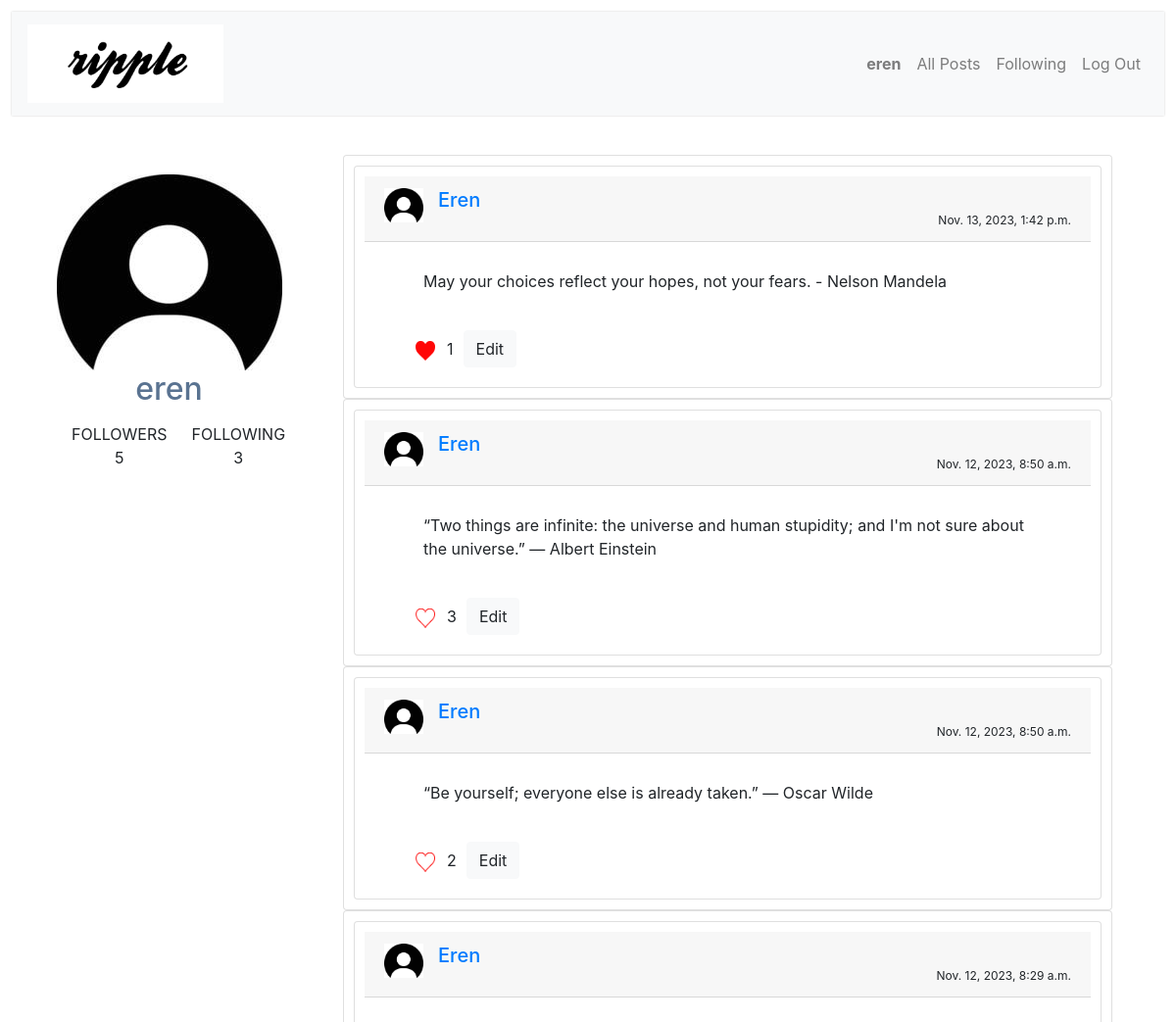
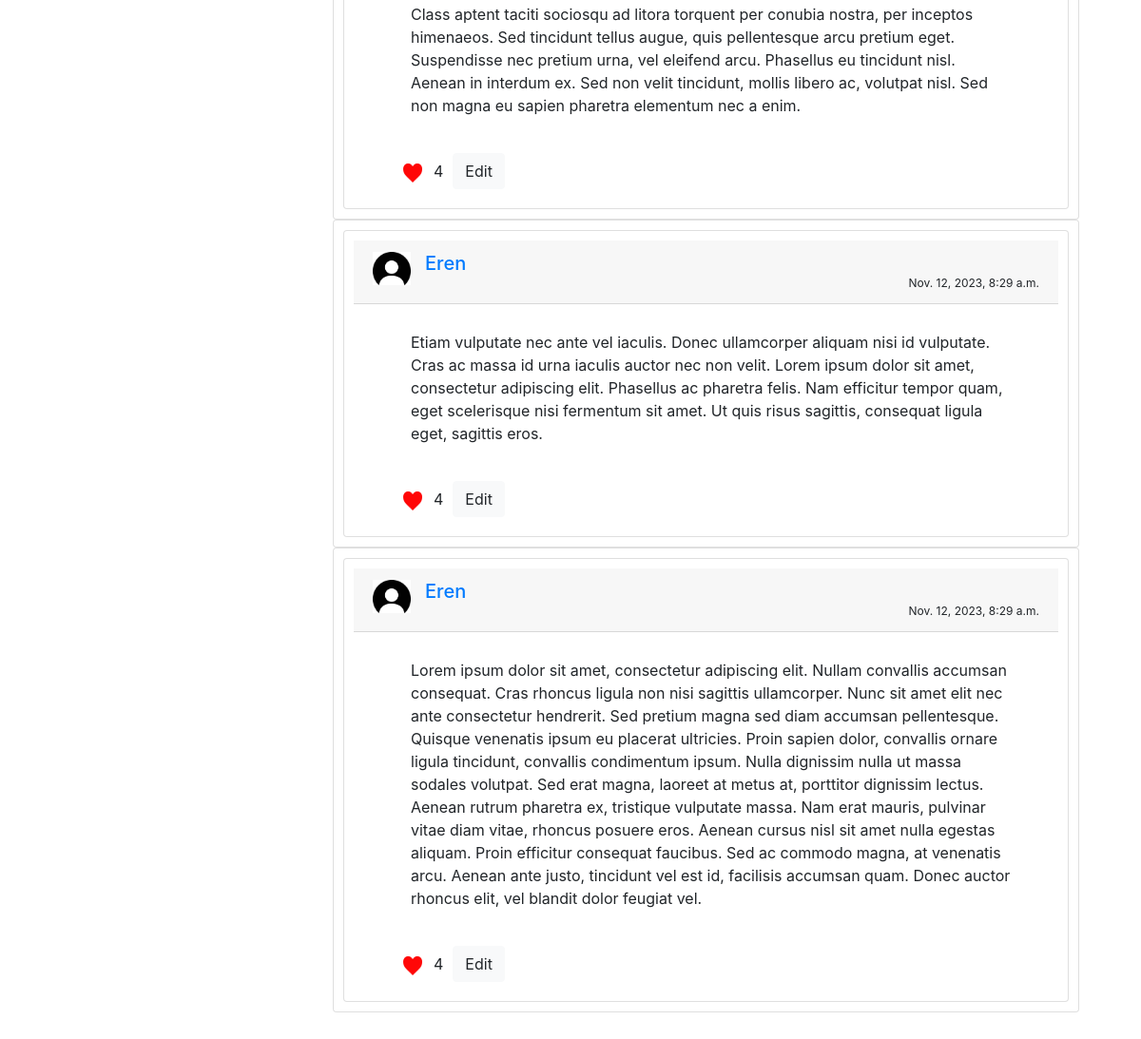
Screenshot of /eren (signed in) with the database file from the repository (2 pictures, top to bottom).
### network/models.py (models this page shows)
class User(AbstractUser):
    followers = models.ManyToManyField("self", symmetrical=False, related_name="following")

class Post(models.Model):
    creator = models.ForeignKey(User, on_delete=models.CASCADE, related_name="creator")
    text = models.CharField(max_length=300)
    timestamp = models.DateTimeField(auto_now_add=True)

### network/views.py (the view)
# urls.py: path("<str:username>", views.profile, name="profile"),
def profile(request, username):
    user = request.user
    this_user = User.objects.get(username=username)
    follow_status = user.following.filter(id=this_user.id).exists()
    if request.method == "POST":
        if follow_status:
            user.following.remove(this_user)
        else:
            user.following.add(this_user)
        follow_status = user.following.filter(id=this_user.id).exists()
    follower_count = this_user.followers.count()
    following_count = this_user.following.count()
    posts = Post.objects.filter(creator=this_user).order_by("-timestamp")
    if user.is_authenticated:
        liked_posts = [post for post in posts if Like.objects.filter(post=post, user=user).exists()]
    else:
        liked_posts = []
    return render(request, "network/profile.html", {
        "this_user":this_user,
        "followers": follower_count,
        "following": following_count,
        "follow_status": follow_status,
        "posts": posts,
        "liked_posts": liked_posts,
        "user": user
    })

### network/templates/network/profile.html (shortened to what this page needs)
{% extends "network/layout.html" %}
{% load static %}
{% block body %}
    {% if user.is_authenticated %}
    <div class="container">
        <div class="row profile">
            <div class="col-md-3">
                <div class="profile-sidebar">
                    <div class="profile-usertitle">
                        <div class="profile-userpic">
                            <img src="{% static '/network/dp.jpg' %}" class="img-responsive" alt="">
                        </div>
                        <div class="profile-usertitle-name">
                            <h2>{{ this_user.username }}</h2>
                        </div>
                        <div class="profile-usertitle-follower btn-group container" style="border-color: #007aff;" role="group">
                            <div class="btn">Followers {{ followers }}</div>
                            <div class="btn">Following {{ following }}</div>
                        </div>
                    </div>
                </div>
            </div>
            <div class="col-md-9">
                <div class="profile-content">
                    {% for post in posts %}
                    <div>
                        <section class="card">
                            <div class="post card">
                                <div class="card-header container">
                                    <div class="text-capitalize h5 mb-0">
                                        <img class="thumbnail pull-left media-object" src="../static/network/dp.jpg" width="40px">
                                        <a href="/{{ post.creator }}" style="margin: 15px;">{{ post.creator }}</a>
                                    </div>
                                    <div class="timestamp">{{ post.timestamp }}</div>
                                </div>
                                <div class="post-content card-body my-2">{{ post.text }}</div>
                                <div class="like">
                                    <button class="like-button btn" style="border: none;">
                                        {% if post in liked_posts %}
                                        <img src="{% static 'network/liked.png' %}" alt="liked" width="20px" height="20px" class="unlike-icon">
                                        {% else %}
                                        <img src="{% static 'network/like.png' %}" alt="like" width="20px" height="20px" class="like-icon">
                                        {% endif %}
                                    </button>
                                    <div class="like-count" style="display: grid; place-items: center;">{{ post.liked_on.count }}</div>
                                    {% if post.creator == user %}
                                        <input type="submit" value="Edit" class="edit btn btn-light">
                                    {% endif %}
                                </div>
                            </div>
                        </section>
                    </div>
                    {% empty %}
                        <div>No posts so far!</div>
                    {% endfor %}
                </div>
            </div>
        </div>
    </div>
    {% else %}
        <h2>You are not logged in!</h2>
    {% endif %}
{% endblock %}

### network/templates/network/layout.html (shortened to what this page needs)
{% load static %}
<!DOCTYPE html>
<html lang="en">
    <head>
        <link rel="stylesheet" href="https://cdnjs.cloudflare.com/ajax/libs/font-awesome/4.7.0/css/font-awesome.min.css">
        <link href="{% static 'network/styles.css' %}" rel="stylesheet">
        <link rel="stylesheet" href="https://stackpath.bootstrapcdn.com/bootstrap/4.4.1/css/bootstrap.min.css">
    </head>
    <body>
        <nav class="navbar navbar-expand-lg navbar-light bg-light navbar-custom">
            <a class="navbar-brand navbar-header nav" href="{% url 'index' %}">
                <div class="network-img">
                    <img src="{% static 'network/ripple.png' %}" alt="Connect" style="width: 200px;">
                </div>
            </a>
            <div class="navbar-nav ml-auto">
              <ul class="navbar-nav ml-auto navbar-right">
                {% if user.is_authenticated %}
                    <li class="nav-item">
                        <a class="nav-link" href="{% url 'profile' user.username %}"><strong>{{ user.username }}</strong></a>
                    </li>
                {% endif %}
                <li class="nav-item">
                  <a class="nav-link" href="{% url 'index' %}">All Posts</a>
                </li>
                {% if user.is_authenticated %}
                    <li class="nav-item">
                        <a class="nav-link" href="{% url 'following' %}">Following</a>
                    </li>
                    <li class="nav-item">
                        <a class="nav-link" href="{% url 'logout' %}">Log Out</a>
                    </li>
                {% endif %}
              </ul>
            </div>
          </nav>
        <div class="body">
            {% block body %}
            {% endblock %}
        </div>
    </body>
</html>

### network/static/network/styles.css (style rules this page uses)
body { margin: 20px; padding: 12px; }
.card { padding: 10px; }
.timestamp { font-size: 12px; text-align: right; }
.like { display: flex; }
.navbar-custom { background: #fff; border-color: #ccc; box-shadow: 0 0 2px 0 #ccc; }
.edit { margin: 10px; padding: 5px; }
.post-content, .like { margin-left: 40px; margin-right: 30px; }
.profile { margin: 20px 0; }
.profile-sidebar { padding: 20px 0 10px 0; background: #fff; }
.profile-usertitle { text-align: center; margin-top: 20px; }
.profile-usertitle-name { color: #5a7391; font-size: 16px; font-weight: 600; margin-bottom: 7px; }
.profile-usertitle-follower { display: flex; text-transform: uppercase; color: #5b9bd1; font-size: 12px; font-weight: 600; margin-bottom: 15px; }
.profile-content { padding: 20px; background: #fff; min-height: 460px; }

### rows the page displays
User: username "eren"
Post: creator "Eren", timestamp "Nov. 13, 2023, 1:42 p.m.", text "May your choices reflect your hopes, not your fears. - Nelson Mandela", liked_on.count "1"
Post: creator "Eren", timestamp "Nov. 12, 2023, 8:50 a.m.", text "“Two things are infinite: the universe and human stupidity; and I'm not sure about the universe.” ― Albert Einstein", liked_on.count "3"
Post: creator "Eren", timestamp "Nov. 12, 2023, 8:50 a.m.", text "“Be yourself; everyone else is already taken.” ― Oscar Wilde", liked_on.count "2"
Post: creator "Eren", timestamp "Nov. 12, 2023, 8:29 a.m.", text "Class aptent taciti sociosqu ad litora torquent per conubia nostra, per inceptos himenaeos. Sed tincidunt tellus augue, quis pellentesque arcu pretium eget. Suspendisse nec pretium urna, vel eleifend arcu. Phasellus eu tincidunt nisl. Aenean in interdum ex. Sed non velit tincidunt, mollis libero ac, volutpat nisl. Sed non magna eu sapien pharetra elementum nec a enim.", liked_on.count "4"
Post: creator "Eren", timestamp "Nov. 12, 2023, 8:29 a.m.", text "Etiam vulputate nec ante vel iaculis. Donec ullamcorper aliquam nisi id vulputate. Cras ac massa id urna iaculis auctor nec non velit. Lorem ipsum dolor sit amet, consectetur adipiscing elit. Phasellus ac pharetra felis. Nam efficitur tempor quam, eget scelerisque nisi fermentum sit amet. Ut quis risus sagittis, consequat ligula eget, sagittis eros.", liked_on.count "4"
Post: creator "Eren", timestamp "Nov. 12, 2023, 8:29 a.m.", text "Lorem ipsum dolor sit amet, consectetur adipiscing elit. Nullam convallis accumsan consequat. Cras rhoncus ligula non nisi sagittis ullamcorper. Nunc sit amet elit nec ante consectetur hendrerit. Sed pretium magna sed diam accumsan pellentesque. Quisque venenatis ipsum eu placerat ultricies. Proin sapien dolor, convallis ornare ligula tincidunt, convallis condimentum ipsum. Nulla dignissim nulla ut massa sodales volutpat. Sed erat magna, laoreet at metus at, porttitor dignissim lectus. Aenean rutrum pharetra ex, tristique vulputate massa. Nam erat mauris, pulvinar vitae diam vitae, rhoncus posuere eros. Aenean cursus nisl sit amet nulla egestas aliquam. Proin efficitur consequat faucibus.…", liked_on.count "4"

### other values shown
{{ followers }} "5"
{{ following }} "3"
